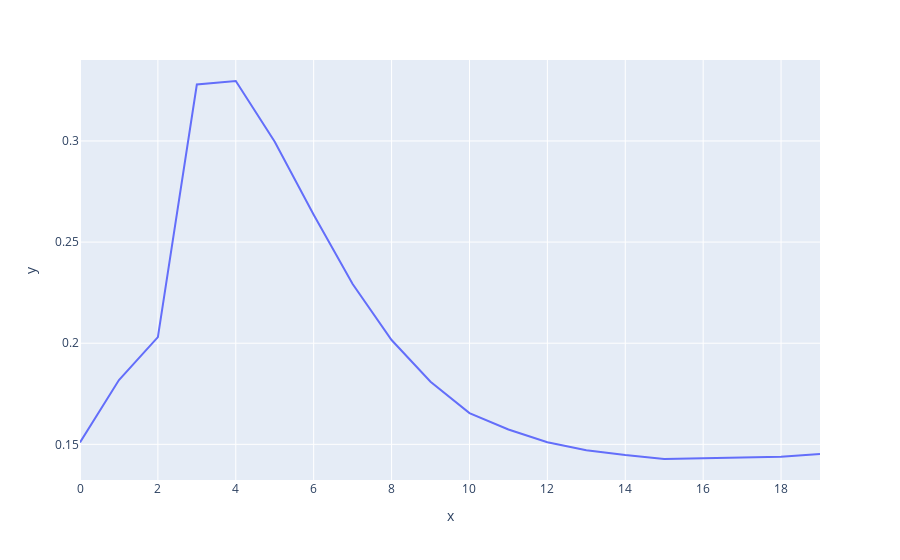

Write notebook code for a chart like this one.
### Code cell
''' restricted boltzmann machine '''

print ("\nStarting a Restricted Boltzmann Machine..")

rbm = RestrictedBoltzmannMachine(ndim_visible=image_size[0]*image_size[1],
                                    ndim_hidden=500,
                                    is_bottom=True,
                                    image_size=image_size,
                                    is_top=False,
                                    n_labels=10,
                                    batch_size=20
)

mae = rbm.cd1(visible_trainset=train_imgs, n_iterations=20, logErr=True)
plotErr(mae)

### Figure 1 — Plotly figure (JSON) as saved in the notebook; plotly's stock layout.template omitted (floating-point values rounded to 4 significant figures)
{"data": [{"hovertemplate": "x=%{x}<br>y=%{y}<extra></extra>", "legendgroup": "", "line": {"color": "#636efa", "dash": "solid"}, "mode": "lines", "name": "", "orientation": "v", "showlegend": false, "type": "scatter", "x": [0, 1, 2, 3, 4, 5, 6, 7, 8, 9, 10, 11, 12, 13, 14, 15, 16, 17, 18, 19], "xaxis": "x", "y": [0.151, 0.1818, 0.203, 0.3279, 0.3296, 0.2996, 0.2636, 0.2292, 0.2016, 0.1809, 0.1654, 0.1573, 0.1511, 0.1471, 0.1447, 0.1428, 0.1431, 0.1434, 0.1438, 0.1452], "yaxis": "y"}], "layout": {"legend": {"tracegroupgap": 0}, "margin": {"t": 60}, "xaxis": {"anchor": "y", "domain": [0, 1], "title": {"text": "x"}}, "yaxis": {"anchor": "x", "domain": [0, 1], "title": {"text": "y"}}}}
